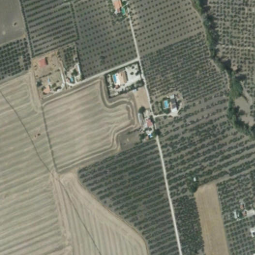
%> input picture img1.PNG, 255 x 255 px
$ octave practica.m   (GNU Octave 9; MATLAB toolbox functions it lacks are replaced by stand-ins)
%> lines starting %> are read from the running program, lines starting %| are printed output that depends on the picture
### recortar.m
function [imagen] = recortar(img1)
    figure;
    imshow(img1);

    h = imfreehand;
    pos = getPosition(h);
    pos=round(pos);
    pos(1,1)
    BW = roipoly(img1,pos(:,1),pos(:,2));
    for i=1:255
        for j=1:255
          if BW(i,j)==1
              img1(i,j)=img1(i,j);
          else
              img1(i,j)=1;
          end
        end
    end
    imagen=img1;
end

### practica.m
clc; clear all; close all;

%///////////imagenes seleccionada para el entrenamiento///////////
img1=imread('img1.png');
%> img1 is the input picture: size 255x255x3 uint8; mean R, G, B 118.7, 121.4, 107.4
img2=imread('img2.png');
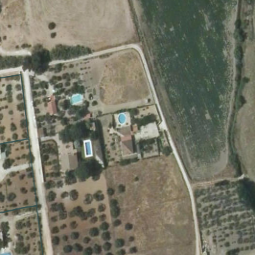
%> input picture img2.PNG, 255 x 255 px
%> img2 is the input picture: size 255x255x3 uint8; mean R, G, B 117, 116.7, 101.1
img3=imread('img3.png');
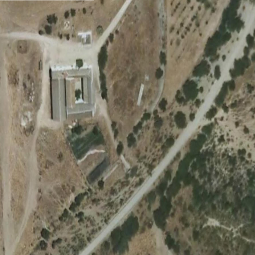
%> input picture img3.PNG, 255 x 255 px
%> img3 is the input picture: size 255x255x3 uint8; mean R, G, B 120, 115.1, 97
img4=imread('img4.png');
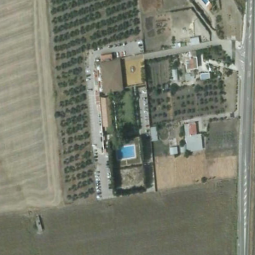
%> input picture img4.PNG, 255 x 255 px
%> img4 is the input picture: size 255x255x3 uint8; mean R, G, B 121, 124.1, 109.4

% [17 lines of commented-out code are left out]
img1=rgb2gray(img1);
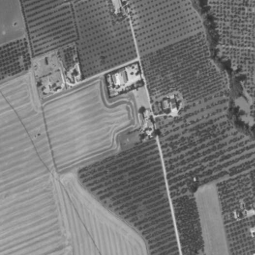
%> img1: size 255x255 uint8; min 43, max 235, mean 119
img2=rgb2gray(img2);
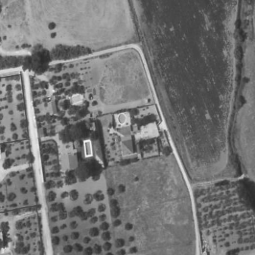
%> img2: size 255x255 uint8; min 42, max 242, mean 115
img3=rgb2gray(img3);
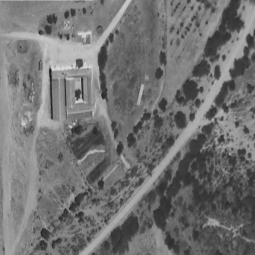
%> img3: size 255x255 uint8; min 26, max 220, mean 114.5
img4=rgb2gray(img4);
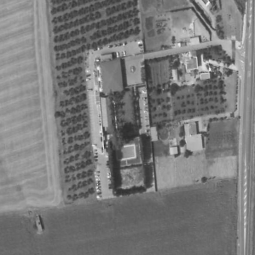
%> img4: size 255x255 uint8; min 45, max 248, mean 121.5
% [7 lines of commented-out code are left out]
img1=imgaussfilt(img1);
img2=imgaussfilt(img2);
img3=imgaussfilt(img3);
img4=imgaussfilt(img4);
%> the run ends on the next line

%Definiendo clases de img1
a_urban = recortar(img1);
